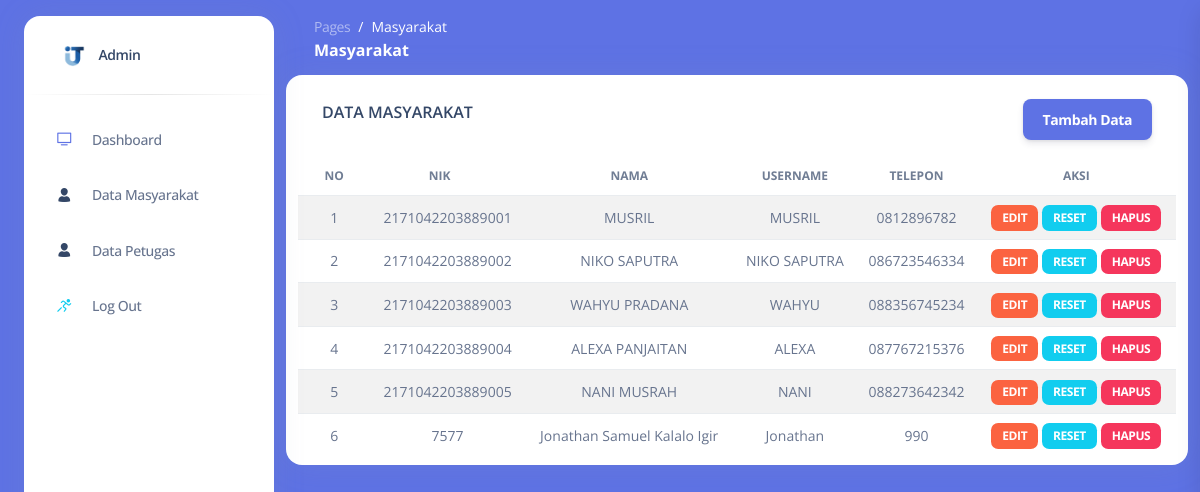
The page /admin/index.php?page=masyarakat (signed in) on the database its author committed.
### tables this page shows
CREATE TABLE `masyarakat` (
  `nik` char(16) NOT NULL,
  `nama` varchar(50) NOT NULL,
  `username` varchar(50) NOT NULL,
  `password` varchar(32) NOT NULL,
  `telp` varchar(12) NOT NULL,
  `level` varchar(10) NOT NULL,
  `wilayah` varchar(50) DEFAULT NULL,
  PRIMARY KEY (`nik`)
);

### admin/data_masyarakat.php (the view, shortened to what this page needs)
<div class="container-fluid">
    <div class="row">
        <div class="card">
            <div class="card-header d-flex pb-0">
                <h6>DATA MASYARAKAT</h6>
                <a href="" class="btn btn-primary ms-auto" data-bs-toggle="modal" data-bs-target="#tambah">Tambah Data</a>
            </div>
            <div class="card-body  px-0 pt-0 pb-2">
                <div class="table-responsive p-0">
                    <table class="table table-striped align-items-center mb-0">
                        <thead>
                            <tr>
                                <th class="text-center text-uppercase text-dark text-xs font-weight-bolder opacity-7">No</th>
                                <th class="text-center text-uppercase text-dark text-xs font-weight-bolder opacity-7 ps-2">Nik</th>
                                <th class="text-center text-uppercase text-dark text-xs font-weight-bolder opacity-7">Nama</th>
                                <th class="text-center text-uppercase text-dark text-xs font-weight-bolder opacity-7">Username</th>
                                <th class="text-center text-uppercase text-dark text-xs font-weight-bolder opacity-7">Telepon</th>
                                <th class="text-center text-uppercase text-dark text-xs font-weight-bolder opacity-7">Aksi</th>
                            </tr>
                        </thead>
                        <tbody>
                            <?php
                            include "../config/koneksi.php";
                            $query = mysqli_query($conn, "SELECT * FROM masyarakat");
                            $no = 1;
                            while ($data = mysqli_fetch_array($query)) {
                            ?>
                                <tr>
                                    <td class="align-middle text-center text-sm"><?= $no++; ?></td>
                                    <td class="align-middle text-center text-sm"><?= $data['nik']; ?></td>
                                    <td class="align-middle text-center text-sm"><?= $data['nama']; ?></td>
                                    <td class="align-middle text-center text-sm"><?= $data['username']; ?></td>
                                    <td class="align-middle text-center text-sm"><?= $data['telp']; ?></td>
                                    <td class="align-middle text-center">
                                        <span class="badge badge-sm bg-warning">
                                            <a href="#" data-bs-toggle="modal" data-bs-target="#edit<?= $data['nik'] ?>" style="text-decoration: none; color:white;">EDIT</a>
                                        </span>
                                        <span class="badge badge-sm bg-info">
                                            <a href="#" data-bs-toggle="modal" data-bs-target="#reset<?= $data['nik'] ?>" style="text-decoration: none; color:white;">RESET</a>
                                        </span>
                                        <span class="badge badge-sm bg-danger">
                                            <a href="#" data-bs-toggle="modal" data-bs-target="#hapus<?= $data['nik'] ?>" style="text-decoration: none; color:white;">HAPUS</a>
                                        </span>
                                    </td>
                                </tr>
                            <?php  } ?>
                        </tbody>
                    </table>
                </div>
            </div>
        </div>
    </div>
</div>

### layouts/admin/head.php (shortened to what this page needs)
<!DOCTYPE html>
<html lang="en">
<head>
    <link rel="stylesheet" href="../assets/css/bootstrap.min.css">
    <link rel="stylesheet" href="../assets/css/bootstrap.min.css">
    <link href="../assets/css/nucleo-icons.css" rel="stylesheet" />
    <link href="../assets/css/nucleo-svg.css" rel="stylesheet" />
    <link href="../assets/css/nucleo-svg.css" rel="stylesheet" />
    <link id="pagestyle" href="../assets/css/argon-dashboard.css?v=2.0.4" rel="stylesheet" />
</head>

### admin/index.php (shortened to what this page needs)
<?php include "../layouts/admin/head.php"; ?>
<body class="g-sidenav-show bg-primary ">
    <div class="min-height-300 position-absolute w-100">
        <?php include "../layouts/admin/aside.php"; ?>
        <main class="main-content position-relative border-radius-lg ">
            <?php include "../layouts/admin/header.php"; ?>
            <?php
            if (isset($_GET['page'])) {
                $page = $_GET['page'];
                switch ($page) {
                    case 'masyarakat':
                        include 'data_masyarakat.php';
                        break;
                }
            } else {
                include 'home.php';
            }
            ?>
        </main>
        <?php include "../layouts/admin/footer.php"; ?>

### layouts/admin/aside.php (shortened to what this page needs)
<aside class="sidenav bg-white navbar navbar-vertical navbar-expand-xs border-0 border-radius-xl my-3 fixed-start ms-4 " id="sidenav-main">
    <div class="sidenav-header">
        <a class="navbar-brand m-0" href="index.php">
            <img src="../assets/img/logo2.png" class="navbar-brand-img h-100" alt="main_logo">
            <span class="ms-1 font-weight-bold">Admin</span>
        </a>
    </div>
    <hr class="horizontal dark mt-0">
    <div class=" navbar-collapse w-auto " id="sidenav-collapse-main">
        <ul class="navbar-nav">
            <?php if ($_SESSION['level'] == 'admin') { ?>
                <li class="nav-item">
                    <a class="nav-link" href="index.php">
                        <div class="icon icon-shape icon-sm border-radius-md text-center me-2 d-flex align-items-center justify-content-center">
                            <i class="ni ni-tv-2 text-primary text-sm opacity-10"></i>
                        </div>
                        <span class="nav-link-text ms-1">Dashboard</span>
                    </a>
                </li>
                <li class="nav-item">
                    <a class="nav-link " href="index.php?page=masyarakat">
                        <div class="icon icon-shape icon-sm border-radius-md text-center me-2 d-flex align-items-center justify-content-center">
                            <i class="ni ni-single-02 text-dark text-sm opacity-10"></i>
                        </div>
                        <span class="nav-link-text ms-1">Data Masyarakat</span>
                    </a>
                </li>
                <li class="nav-item">
                    <a class="nav-link " href="index.php?page=petugas">
                        <div class="icon icon-shape icon-sm border-radius-md text-center me-2 d-flex align-items-center justify-content-center">
                            <i class="ni ni-single-02 text-dark text-sm opacity-10"></i>
                        </div>
                        <span class="nav-link-text ms-1">Data Petugas</span>
                    </a>
                </li>
                <li class="nav-item">
                    <a class="nav-link " href="../config/aksi_logout.php">
                        <div class="icon icon-shape icon-sm border-radius-md text-center me-2 d-flex align-items-center justify-content-center">
                            <i class="ni ni-user-run text-info text-sm opacity-10"></i>
                        </div>
                        <span class="nav-link-text ms-1">Log Out</span>
                    </a>
                </li>
            <?php } ?>
        </ul>
    </div>
</aside>

### layouts/admin/header.php (shortened to what this page needs)
<nav class="navbar navbar-main navbar-expand-lg px-0 mx-4 shadow-none border-radius-xl " id="navbarBlur" data-scroll="false">
    <div class="container-fluid py-1 px-3">
        <nav aria-label="breadcrumb">
            <ol class="breadcrumb bg-transparent mb-0 pb-0 pt-1 px-0 me-sm-6 me-5">
                <li class="breadcrumb-item text-sm"><a class="opacity-5 text-white" href="javascript:;">Pages</a></li>
                <li class="breadcrumb-item text-sm text-white active" aria-current="page">
                    <?php
                    if (isset($_GET['page'])) {
                        $page = $_GET['page'];
                        switch ($page) {
                            case 'masyarakat':
                                echo 'Masyarakat';
                                break;
                        }
                    } else {
                        echo 'Dashboard';
                    }
                    ?>
                </li>
            </ol>
            <h6 class="font-weight-bolder text-white mb-0">
                <?php
                if (isset($_GET['page'])) {
                    $page = $_GET['page'];
                    switch ($page) {
                        case 'masyarakat':
                            echo 'Masyarakat';
                            break;
                    }
                } else {
                    echo 'Dashboard';
                }
                ?>
            </h6>
        </nav>
    </div>
</nav>

### layouts/admin/footer.php (shortened to what this page needs)
</body>
</html>

### assets/css/nucleo-svg.css (style rules this page uses)
.icon { display: inline-block; color: #111111; height: 1em; width: 1em; }
.icon-sm { height: 0.8em; width: 0.8em; }
.icon { fill: currentColor; stroke: none; }

### rows shown on the page
masyarakat: nik "2171042203889001", nama "MUSRIL", username "MUSRIL", telp "0812896782"
masyarakat: nik "2171042203889002", nama "NIKO SAPUTRA", username "NIKO SAPUTRA", telp "086723546334"
masyarakat: nik "2171042203889003", nama "WAHYU PRADANA", username "WAHYU", telp "088356745234"
masyarakat: nik "2171042203889004", nama "ALEXA PANJAITAN", username "ALEXA", telp "087767215376"
masyarakat: nik "2171042203889005", nama "NANI MUSRAH", username "NANI", telp "088273642342"
masyarakat: nik "7577", nama "Jonathan Samuel Kalalo Igir", username "Jonathan", telp "990"
